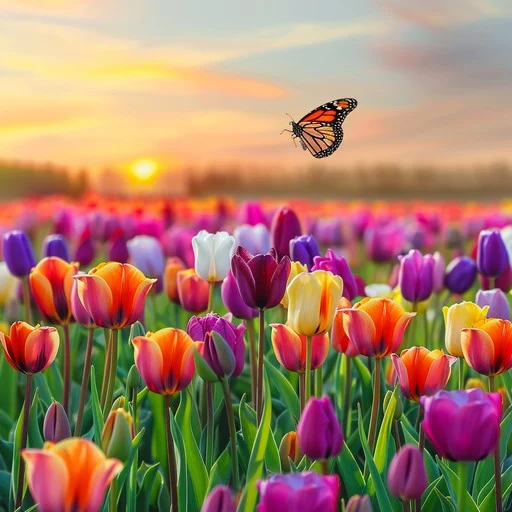
#> input picture images/tulips.jpg.webp, 512 x 512 px, found by its file name
$ python color_coordinates.py
#> lines starting #> are read from the running program, lines starting #| are printed output that depends on the picture; after the words box and inside, x2 and y2 are one past the last pixel; in counts of white or black regions, pixels touching at a corner belong together
import cv2
import numpy as np

# Load image
image = cv2.imread('C:/Users/Stella Barraza/Downloads/OpenCV/images/tulips.jpg.webp')
#> image is the input picture: shape (512, 512, 3); mean B, G, R 103.3, 125.5, 165
if image is None:
    print("Error: Could not load image")
    exit()

# Convert to HSV color space for color filtering
hsv = cv2.cvtColor(image, cv2.COLOR_BGR2HSV)
#> hsv: shape (512, 512, 3); mean H, S, V 59.1, 131.4, 175.1

# Define color range to detect (example: red objects)
lower_color = np.array([0, 100, 100])
upper_color = np.array([10, 255, 255])
mask = cv2.inRange(hsv, lower_color, upper_color)
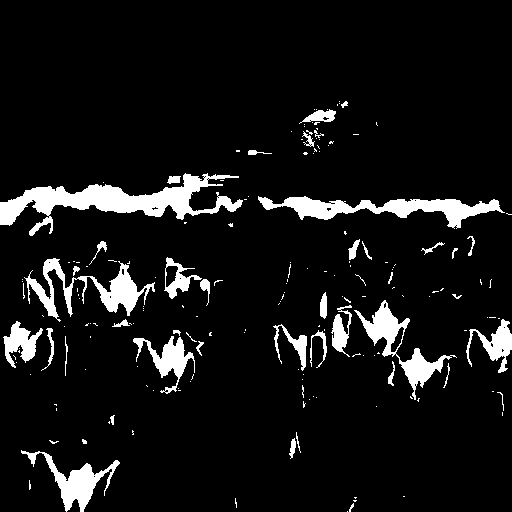
#> mask: shape (512, 512); 8.1% white; 182 white regions (141 under 20 px)

# Find contours in the mask
contours, _ = cv2.findContours(mask, cv2.RETR_EXTERNAL, cv2.CHAIN_APPROX_SIMPLE)
#> contours = 182 contours, 153 with area under 20; largest, box (x1, y1, x2, y2) and area: (0, 173, 243, 236) 4632, (258, 196, 505, 229) 2740, (24, 258, 155, 322) 2016, (354, 300, 457, 400) 2006, (21, 450, 120, 512) 1477

for cnt in contours:
    # Compute bounding box
    x, y, w, h = cv2.boundingRect(cnt)

    # Compute center
    center_x = x + w // 2
    center_y = y + h // 2

    # Draw rectangle and center point
    cv2.rectangle(image, (x, y), (x+w, y+h), (0, 255, 0), 2)
    cv2.circle(image, (center_x, center_y), 5, (255, 0, 0), -1)

    # Print object position in image frame
    print(f"Object center: (X: {center_x}, Y: {center_y})")
#> this loop made 182 passes
#> (x, y, w, h, center_x, center_y) on passes 1, 2, 4: (347, 511, 1, 1, 347, 511), (349, 503, 5, 9, 351, 507), (235, 498, 2, 10, 236, 503)
#| Object center: (X: 347, Y: 511)
#| Object center: (X: 351, Y: 507)
#| Object center: (X: 355, Y: 501)
#| Object center: (X: 236, Y: 503)
#| Object center: (X: 355, Y: 498)
#| Object center: (X: 404, Y: 496)
#| Object center: (X: 30, Y: 485)
#| Object center: (X: 70, Y: 481)
#> (further printed lines are left out)
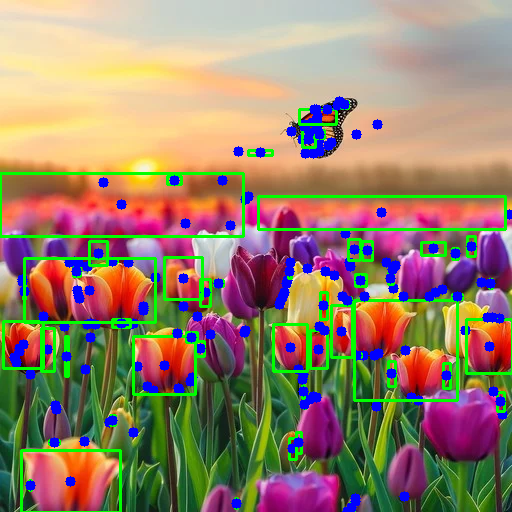
#> image: shape (512, 512, 3); 9.38% of pixels changed, all inside (x1, y1, x2, y2) = (0, 96, 512, 512)

# Show the result
cv2.imshow("Detected Object", image)
cv2.waitKey(0)
cv2.destroyAllWindows()
